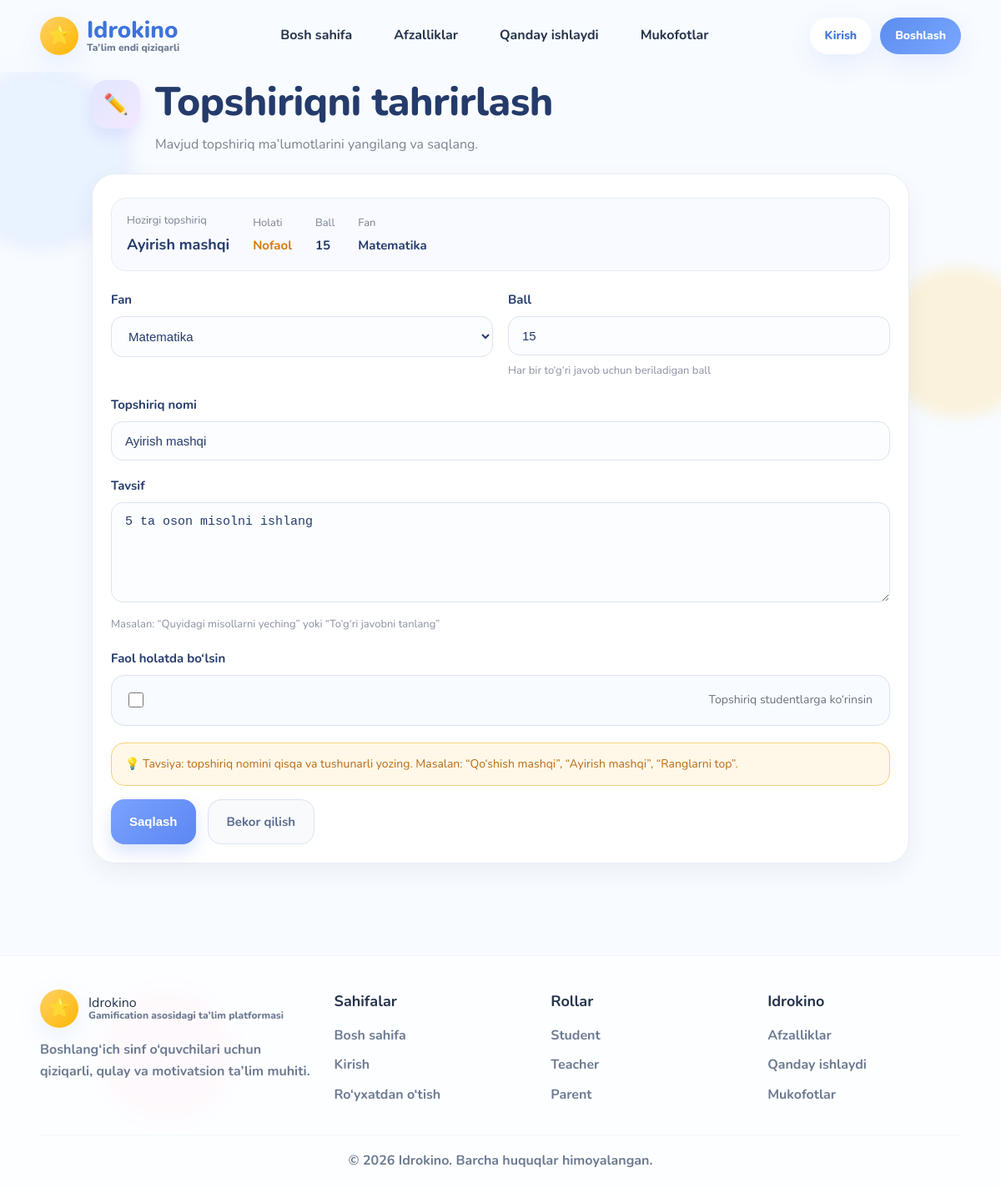
The page /teacher/assignments/2/edit/ (signed in) on the database its author committed.
### academics/models.py (models this page shows, shortened)
class Assignment(models.Model):
    subject = models.ForeignKey(
        Subject,
        on_delete=models.CASCADE,
        related_name="assignments"
    )
    title = models.CharField(max_length=200)
    description = models.TextField(blank=True)
    points = models.IntegerField(default=10)
    created_at = models.DateTimeField(auto_now_add=True)
    is_active = models.BooleanField(default=True)

class Subject(models.Model):
    title = models.CharField(max_length=100)
    class_group = models.ForeignKey(
        ClassGroup,
        on_delete=models.CASCADE,
        related_name="subjects"
    )
    teacher = models.ForeignKey(
        User,
        on_delete=models.CASCADE,
        limit_choices_to={'role': 'teacher'},
        related_name="subjects"
    )
    image = models.ImageField(upload_to="subjects/", blank=True, null=True)
    def __str__(self):
        return self.title

### teachers/views.py (the view)
    def wrapper(request, *args, **kwargs):
        if not request.user.is_authenticated:
            return redirect("login")
        if request.user.role != "teacher":
            return HttpResponseForbidden("Bu sahifa faqat o‘qituvchilar uchun.")
        return view_func(request, *args, **kwargs)

### teachers/views.py (called while the page is built)
def teacher_required(view_func):
    def wrapper(request, *args, **kwargs):
        if not request.user.is_authenticated:
            return redirect("login")
        if request.user.role != "teacher":
            return HttpResponseForbidden("Bu sahifa faqat o‘qituvchilar uchun.")
        return view_func(request, *args, **kwargs)
    return wrapper

@login_required
@teacher_required
def assignment_edit(request, assignment_id):
    assignment = get_object_or_404(
        Assignment,
        id=assignment_id,
        subject__teacher=request.user
    )
    if request.method == "POST":
        form = AssignmentCreateForm(
            request.POST,
            instance=assignment,
            teacher=request.user
        )
        if form.is_valid():
            form.save()
            messages.success(request, "Topshiriq muvaffaqiyatli yangilandi.")
            return redirect("teacher_assignments")
    else:
        form = AssignmentCreateForm(instance=assignment, teacher=request.user)
    context = {
        "assignment": assignment,
        "form": form,
    }
    return render(request, "teachers/assignment_edit.html", context)

### templates/teachers/assignment_edit.html (shortened to what this page needs)
{% extends 'base/base.html' %}
{% block content %}
<div style="max-width: 980px; margin: 0 auto; padding: 10px 0 40px 0;">
    <div style="display:flex; align-items:flex-start; gap:18px; margin-bottom:22px;">
        <div style="
            width:58px;
            height:58px;
            border-radius:18px;
            background: linear-gradient(135deg, #e0e7ff, #f3e8ff);
            display:flex;
            align-items:center;
            justify-content:center;
            font-size:24px;
            box-shadow: 0 8px 18px rgba(99, 102, 241, 0.12);
        ">
            ✏️
        </div>
        <div>
            <h1 style="
                margin:0;
                font-size:48px;
                line-height:1.1;
                font-weight:800;
                color:#243b6b;
                letter-spacing:-0.5px;
            ">
                Topshiriqni tahrirlash
            </h1>
            <p style="
                margin:12px 0 0 0;
                color:#7b8190;
                font-size:16px;
            ">
                Mavjud topshiriq ma’lumotlarini yangilang va saqlang.
            </p>
        </div>
    </div>
    <div style="
        background:#ffffff;
        border:1px solid #e8ecf5;
        border-radius:28px;
        padding:28px 22px 22px 22px;
        box-shadow: 0 10px 30px rgba(31, 41, 55, 0.06);
    ">
        <div style="
            margin-bottom:22px;
            padding:16px 18px;
            border-radius:18px;
            background:#f8faff;
            border:1px solid #e6ebf5;
        ">
            <div style="display:flex; flex-wrap:wrap; gap:14px 28px; align-items:center;">
                <div>
                    <div style="font-size:13px; color:#7b8190; margin-bottom:4px;">Hozirgi topshiriq</div>
                    <div style="font-size:18px; font-weight:700; color:#243b6b;">{{ assignment.title }}</div>
                </div>
                <div>
                    <div style="font-size:13px; color:#7b8190; margin-bottom:4px;">Holati</div>
                    <div style="font-size:15px; font-weight:700; color:{% if assignment.is_active %}#16a34a{% else %}#d97706{% endif %};">
                        {% if assignment.is_active %}
                            Faol
                        {% else %}
                            Nofaol
                        {% endif %}
                    </div>
                </div>
                <div>
                    <div style="font-size:13px; color:#7b8190; margin-bottom:4px;">Ball</div>
                    <div style="font-size:15px; font-weight:700; color:#243b6b;">{{ assignment.points }}</div>
                </div>
                <div>
                    <div style="font-size:13px; color:#7b8190; margin-bottom:4px;">Fan</div>
                    <div style="font-size:15px; font-weight:700; color:#243b6b;">{{ assignment.subject.title }}</div>
                </div>
            </div>
        </div>
        <form method="post">
            <div style="display:grid; grid-template-columns:1fr 1fr; gap:18px; margin-bottom:18px;">
                <div>
                    <label style="display:block; margin-bottom:8px; font-weight:700; color:#243b6b; font-size:15px;">
                        {{ form.subject.label }}
                    </label>
                    {{ form.subject }}
                </div>
                <div>
                    <label style="display:block; margin-bottom:8px; font-weight:700; color:#243b6b; font-size:15px;">
                        {{ form.points.label }}
                    </label>
                    {{ form.points }}
                    <p style="margin:8px 0 0 0; color:#8a90a2; font-size:13px;">
                        Har bir to‘g‘ri javob uchun beriladigan ball
                    </p>
                </div>
            </div>
            <div style="margin-bottom:18px;">
                <label style="display:block; margin-bottom:8px; font-weight:700; color:#243b6b; font-size:15px;">
                    {{ form.title.label }}
                </label>
                {{ form.title }}
            </div>
            <div style="margin-bottom:18px;">
                <label style="display:block; margin-bottom:8px; font-weight:700; color:#243b6b; font-size:15px;">
                    {{ form.description.label }}
                </label>
                {{ form.description }}
                <p style="margin:8px 0 0 0; color:#8a90a2; font-size:13px;">
                    Masalan: “Quyidagi misollarni yeching” yoki “To‘g‘ri javobni tanlang”
                </p>
            </div>
            <div style="margin-bottom:20px;">
                <label style="display:block; margin-bottom:8px; font-weight:700; color:#243b6b; font-size:15px;">
                    {{ form.is_active.label }}
                </label>
                <div style="
                    border:1px solid #dbe3f0;
                    border-radius:16px;
                    padding:18px 20px;
                    display:flex;
                    align-items:center;
                    justify-content:space-between;
                    gap:16px;
                    background:#f8fbff;
                ">
                    <div style="display:flex; align-items:center; gap:10px;">
                        {{ form.is_active }}
                    </div>
                    <div style="font-size:14px; color:#6b7280;">
                        Topshiriq studentlarga ko‘rinsin
                    </div>
                </div>
            </div>
            <div style="
                margin:18px 0 16px 0;
                padding:14px 16px;
                border-radius:16px;
                background:#fff8e8;
                border:1px solid #f4d27a;
                color:#b96a14;
                font-size:14px;
                line-height:1.6;
            ">
                💡 Tavsiya: topshiriq nomini qisqa va tushunarli yozing. Masalan:
                “Qo‘shish mashqi”, “Ayirish mashqi”, “Ranglarni top”.
            </div>
            <div style="display:flex; gap:14px; flex-wrap:wrap; margin-top:10px;">
                <button
                    type="submit"
                    style="
                        border:none;
                        border-radius:16px;
                        padding:14px 22px;
                        background:linear-gradient(135deg, #7aa2ff, #5c87f2);
                        color:white;
                        font-size:15px;
                        font-weight:700;
                        cursor:pointer;
                        box-shadow:0 10px 20px rgba(92, 135, 242, 0.22);
                    "
                >
                    Saqlash
                </button>
                <a
                    href="{% url 'teacher_assignments' %}"
                    style="
                        text-decoration:none;
                        border-radius:16px;
                        padding:14px 22px;
                        background:#f8fafc;
                        border:1px solid #dbe3f0;
                        color:#5b6b8c;
                        font-size:15px;
                        font-weight:700;
                        display:inline-flex;
                        align-items:center;
                        justify-content:center;
                    "
                >
                    Bekor qilish
                </a>
            </div>
        </form>
    </div>
</div>
{% endblock %}

### static/css/global.css (style rules this page uses)
:root { --primary: #5B8DEF; --primary-dark: #3E73DB; --secondary: #FFD166; --pink: #FF8FB1; --green: #7BD88F; --purple: #B799FF; --bg: #F8FBFF; --card: #FFFFFF; --text: #24324A; --muted: #6C7A92; --shadow: 0 10px 30px rgba(91, 141, 239, 0.12); --radius-xl: 28px; --radius-lg: 20px; --radius-md: 14px; }
* { margin: 0; padding: 0; box-sizing: border-box; }
body { font-family: 'Nunito', sans-serif; background: var(--bg); color: var(--text); line-height: 1.6; position: relative; overflow-x: hidden; }
a { text-decoration: none; color: inherit; }
html { scroll-behavior: smooth; }

### templates/teachers/assignment_edit.html (style rules this page uses)
#id_subject, #id_points, #id_title, #id_description { width: 100%; box-sizing: border-box; border: 1px solid #dbe3f0; border-radius: 14px; padding: 14px 16px; font-size: 15px; color: #243b6b; background: #fcfdff; outline: none; transition: 0.2s ease; }
#id_description { min-height: 120px; resize: vertical; }
#id_is_active { width: 18px; height: 18px; accent-color: #5c87f2; cursor: pointer; }

### rows shown on the page
Assignment: title "Ayirish mashqi", points "15", subject "Matematika", description "5 ta oson misolni ishlang"
